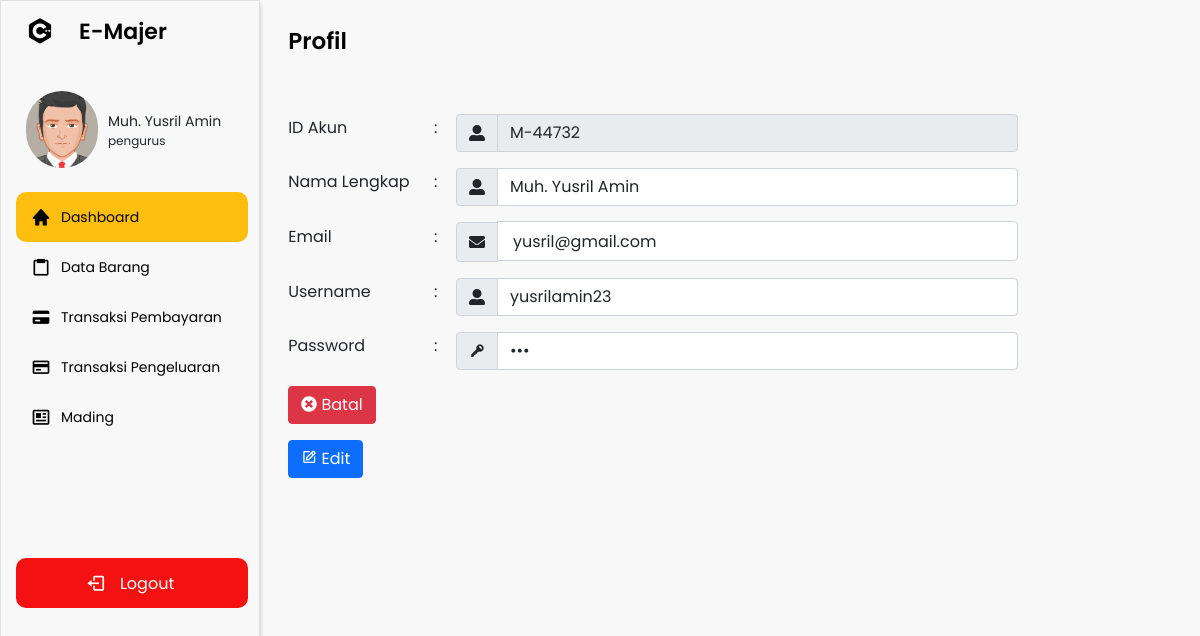
The app's page /navbar.php?p=profil (signed in) with its own data.
### tables this page shows
CREATE TABLE `akun` (
  `id_akun` varchar(15) NOT NULL,
  `nama` varchar(50) NOT NULL,
  `email` varchar(50) NOT NULL,
  `username` varchar(50) NOT NULL,
  `password` varchar(50) NOT NULL,
  `id_kelas` varchar(15) NOT NULL,
  `id_level` int(11) NOT NULL,
  `saldo` varchar(25) NOT NULL
);

CREATE TABLE `level` (
  `id_level` int(11) NOT NULL,
  `nama_level` varchar(50) NOT NULL
);

### pages/profil.php (the view, shortened to what this page needs)
<?php
$query = mysqli_query($koneksi, "SELECT * FROM akun WHERE id_akun ='$id'");
$data = mysqli_fetch_array($query);
?>
<section class="home-section">
    <div class="home-content">
        <span class="text">Profil</span>
    </div>
    <div style="display:flex;">
        <div class="content" style="display: block;">
            <table width="80%">
                <form action="proses/profil-edit-proses.php" method="POST" class="row g-3 needs-validation" enctype="multipart/form-data" onsubmit="return tambah();">
                    <tr>
                        <td style="padding-top: 2%; width:20%;"><label for="validationServer01" class="form-label ">ID Akun</label></td>
                        <td style="padding-top: 1%; width:3%;">:</td>
                        <td>
                            <div class="input-group mt-3">
                                <span class="input-group-text" id="inputGroupPrepend"><i class="fas fa-user-alt"></i></span>
                                <input type="text" class="form-control" id="id_akun" n aria-describedby="inputGroupPrepend" placeholder="ID Akun" name="id_akun" value="<?= $id ?>" readonly>
                            </div>
                        </td>
                    </tr>
                    <tr>
                        <td style="padding-top: 2%;"><label for="validationServer01" class="form-label ">Nama Lengkap</label></td>
                        <td style="padding-top: 1%;">:</td>
                        <td>
                            <div class="input-group mt-3">
                                <span class="input-group-text" id="inputGroupPrepend"><i class="fas fa-user-alt"></i></span>
                                <input type="text" class="form-control" id="nama_lengkap" n aria-describedby="inputGroupPrepend" placeholder="Nama Lengkap" name="nama_lengkap" value="<?= $data['nama'] ?>">
                            </div>
                        </td>
                    </tr>
                    <tr>
                        <td style="padding-top: 2%;"><label for="validationServer01" class="form-label ">Email</label></td>
                        <td style="padding-top: 1%;">:</td>
                        <td>
                            <div class="input-group mt-3">
                                <span class="input-group-text" id="inputGroupPrepend" style="height: 2.5rem;"><i class="fas fa-envelope"></i></span>
                                <input type="email" class="form-control" id="email" n aria-describedby="inputGroupPrepend" placeholder="Email" name="email" value="<?= $data['email'] ?>" style="height: 2.5rem; margin-top: -0.2px;">
                            </div>
                        </td>
                    </tr>
                    <tr>
                        <td style="padding-top: 2%;"><label for="validationServer01" class="form-label ">Username</label></td>
                        <td style="padding-top: 1%;">:</td>
                        <td>
                            <div class="input-group mt-3">
                                <span class="input-group-text" id="inputGroupPrepend"><i class="fas fa-user-alt"></i></span>
                                <input type="text" class="form-control" id="username" n aria-describedby="inputGroupPrepend" placeholder="Username" name="username" value="<?= $data['username'] ?>">
                            </div>
                        </td>
                    </tr>
                    <tr>
                        <td style="padding-top: 2%;"><label for="validationServer01" class="form-label ">Password</label></td>
                        <td style="padding-top: 1%;">:</td>
                        <td>
                            <div class="input-group mt-3">
                                <span class="input-group-text" id="inputGroupPrepend"><i class='bx bxs-key'></i></span>
                                <input type="password" class="form-control" id="password" n aria-describedby="inputGroupPrepend" placeholder="Password" name="password" value="<?= $data['password'] ?>">
                            </div>
                        </td>
                    </tr>
                    <tr>
                        <td>
                            <a href="navbar.php?p=home" class="btn btn-danger mt-3"><i class="fas fa-times-circle"></i> Batal</a>
                            <button type="submit" class="btn btn-primary mt-3" name="btn-edit"><i class='bx bx-edit'></i> Edit</button>
                        </td>
                    </tr>
                </form>
            </table>
        </div>
    </div>
</section>

### navbar.php (shortened to what this page needs)
<?php
include 'koneksi.php';
$id = $_SESSION['id_akun'];
$nama = $_SESSION['nama'];
$level = $_SESSION['id_level'];
$query = "SELECT * FROM akun INNER JOIN kelas ON akun.id_kelas = kelas.id_kelas INNER JOIN level ON akun.id_level = level.id_level WHERE akun.id_akun = '$id'";
$result = mysqli_query($koneksi, $query);
if (mysqli_num_rows($result) > 0) {
    while ($row = mysqli_fetch_array($result)) {
?>
        <!DOCTYPE html>
        <html lang="en">
        <head>
            <link rel="stylesheet" href="assets/css/kalender.css">
            <link rel="stylesheet" href="assets/css/style.css">
            <link href="https://cdn.jsdelivr.net/npm/bootstrap@5.0.2/dist/css/bootstrap.min.css" rel="stylesheet">
            <link href='https://unpkg.com/boxicons@2.0.7/css/boxicons.min.css' rel='stylesheet'>
            <link rel="stylesheet" href="https://cdnjs.cloudflare.com/ajax/libs/font-awesome/5.13.0/css/all.min.css">
        </head>
        <body>
            <div class="sidebar">
                <div class="logo-details">
                    <i class='bx bxl-c-plus-plus'></i>
                    <span class="logo_name">E-Majer</span>
                </div>
                <div class="profil-box">
                    <img src="assets/gambar/avatar53.png" alt="">
                    <div class="profil-name">
                        <p class="nama"><?= $nama ?></p>
                        <p class="level"><?= $row['nama_level'] ?></p>
                    </div>
                </div>
                <ul class="nav-links">
                    <li>
                        <div class="li">
                            <a href="navbar.php?p=home">
                                <i class='bx bxs-home'></i>
                                <span class="link_name">Dashboard</span>
                            </a>
                        </div>
                    </li>
                    <li>
                        <div class="li">
                            <a href="navbar.php?p=barang">
                                <i class='bx bx-clipboard'></i>
                                <span class="link_name">Data Barang</span>
                            </a>
                        </div>
                    </li>
                    <li>
                        <div class="li">
                            <?php if ($level == 1) { ?>
                                <a href="navbar.php?p=buku-transaksi">
                                    <i class='bx bxs-credit-card'></i>
                                    <span class="link_name">Transaksi Pembayaran</span>
                                </a>
                            <?php } ?>
                        </div>
                    </li>
                    <li>
                        <div class="li">
                            <?php if ($level == 1) { ?>
                                <a href="navbar.php?p=pengeluaran">
                                    <i class='bx bx-credit-card'></i>
                                    <span class="link_name">Transaksi Pengeluaran</span>
                                </a>
                            <?php } ?>
                        </div>
                    </li>
                    <li>
                        <div class="li">
                            <a href="navbar.php?p=mading">
                                <i class='bx bx-news'></i>
                                <span class="link_name">Mading</span>
                            </a>
                        </div>
                    </li>
                    <li>
                        <div class="logout1">
                            <div class="logout">
                                <i class='bx bx-log-out'></i>
                                <span class="link_name">Logout</span>
                            </div>
                        </div>
                    </li>
                </ul>
            </div>
            <?php
            $pages_dir = 'pages';
            if (!empty($_GET['p'])) {
                $pages = scandir($pages_dir, 0);
                unset($pages[0], $pages[1]);
                $p = $_GET['p'];
                if (in_array($p . '.php', $pages)) {
                    include($pages_dir . '/' . $p . '.php');
                } else {
                    echo 'Halaman Tidak Ditemukan';
                }
            } else {
                include($pages_dir . '/home.php');
            }
            ?>
        </body>
        </html>
<?php }
} ?>

### assets/css/kalender.css (style rules this page uses)
form { margin:0px; padding:0px; font-family:Ebrima, Arial, Helvetica, sans-serif; ; color:#666; empty-cells:hide; }

### assets/css/style.css (style rules this page uses)
* { margin:0px; padding: 0px; font-family: 'Poppins', sans-serif; }
#register input[type=text], input[type=email] { margin-top: 1%; padding: 15px; }
#daftar2 input[type=text], input[type=email] { margin-top: 1%; padding: 15px; }
.sidebar { position: fixed; top: 0; left: 0; height: 100%; width: 260px; position: fixed; background: #F8F8F8; border: 1px solid rgba(170, 170, 170, 0.3); box-shadow: 0px 4px 4px rgba(0, 0, 0, 0.25); z-index: 100; transition: all 0.5s ease; }
.sidebar .logo-details { height: 60px; width: 100%; display: flex; align-items: center; }
.sidebar .logo-details i { font-size: 30px; color: #000000; height: 50px; min-width: 78px; text-align: center; line-height: 50px; }
.sidebar .profil-box { display: flex; padding-top: 30px; }
.sidebar .profil-box img { width: 4.5rem; height: 4.8rem; margin-right: 10px; margin-left: 25px; border-radius: 80px; }
.sidebar .profil-box .profil-name { padding-top: 20px; }
.sidebar .profil-box .profil-name .nama { font-size: 14px; font-family: 'Poppins', sans-serif; }
.sidebar .profil-box .profil-name .level { font-size: 12px; position: relative; font-family: 'Poppins', sans-serif; top: -1rem; }
.sidebar .logo-details .logo_name { font-size: 22px; color: #000000; font-weight: 600; transition: 0.3s ease; transition-delay: 0.1s; }
.sidebar .nav-links { height: 100%; padding: 10px 0 150px 0; overflow: auto; }
.sidebar .nav-links li { position: relative; list-style: none; transition: all 0.4s ease; }
.sidebar .nav-links .active { background: #FEBE10; width: 90%; margin-left: 15px; border-radius: 10px 10px 10px 10px; }
.sidebar .nav-links .logout1 { background: #F31111; color: #FFFFFF; width: 90%; margin-left: 15px; margin-top: 45%; border-radius: 10px 10px 10px 10px; }
.sidebar .nav-links .logout1 span { position: relative; top: -3px; }
.sidebar .nav-links .logout1 i { margin-left: 30%; color: #FFFFFF; }
.sidebar .nav-links .active a { position: relative; left: -15px; }
.sidebar .nav-links li i { height: 50px; margin-left: 30px; margin-right: 10px; text-align: center; line-height: 50px; color: #000000; font-size: 20px; cursor: pointer; transition: all 0.3s ease; }
.sidebar .nav-links li a { display: flex; align-items: center; text-decoration: none; }
.sidebar .nav-links li a .link_name { font-size: 14px; font-weight: 400; color: #000000; transition: all 0.4s ease; }
.home-section { position: relative; background: #f8f8f8; height: 100%; left: 260px; padding-bottom: 3px; width: calc(100% - 260px); transition: all 0.5s ease; }
.home-section .home-content { height: 60px; display: flex; align-items: center; }
.home-section .home-content .text { font-size: 23px; color: #000000; padding-top: 23px; font-weight: 600; padding-left: 3%; width: 87%; font-family: 'Poppins'; }
.home-section .content { width: 100%; height: 88vh; padding-left: 3%; padding-top: 4%; }

### records on screen
akun: id_level.nama_level "pengurus", nama_lengkap "Muh. Yusril Amin", email "yusril@gmail.com", username "yusrilamin23"
